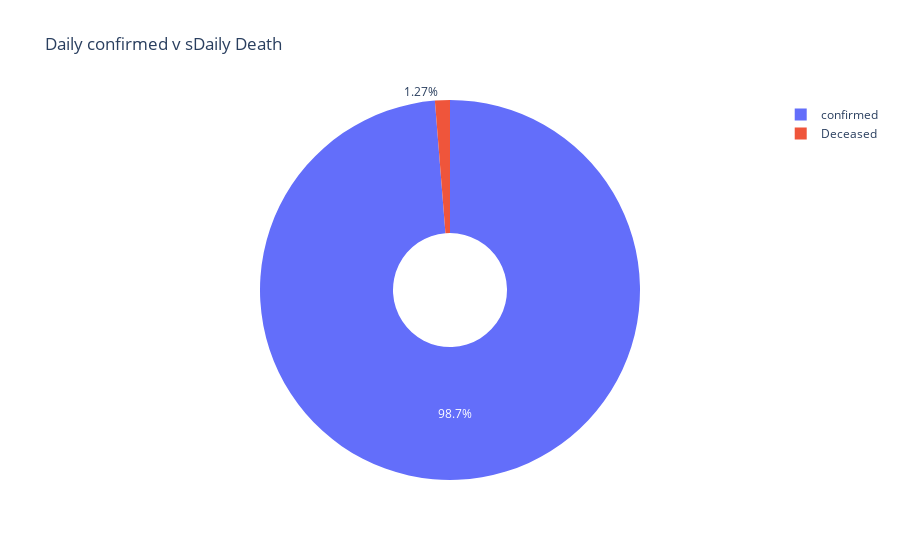

Notebook source saved alongside this figure:
### Code cell
cases = data['Daily Confirmed'].sum()
deceased = data['Daily Deceased'].sum()
labels = ['confirmed','Deceased']
values = [cases,deceased]
px.pie(data, values=values, names=labels, title='Daily confirmed v sDaily Death', hole = 0.3)

### Figure 1 — Plotly figure (JSON) as saved in the notebook; plotly's stock layout.template omitted (floating-point values rounded to 4 significant figures)
{"data": [{"domain": {"x": [0, 1], "y": [0, 1]}, "hole": 0.3, "hovertemplate": "label=%{label}<br>value=%{value}<extra></extra>", "labels": ["confirmed", "Deceased"], "legendgroup": "", "name": "", "showlegend": true, "type": "pie", "values": [37899299, 486649]}], "layout": {"legend": {"tracegroupgap": 0}, "title": {"text": "Daily confirmed v sDaily Death"}}}
